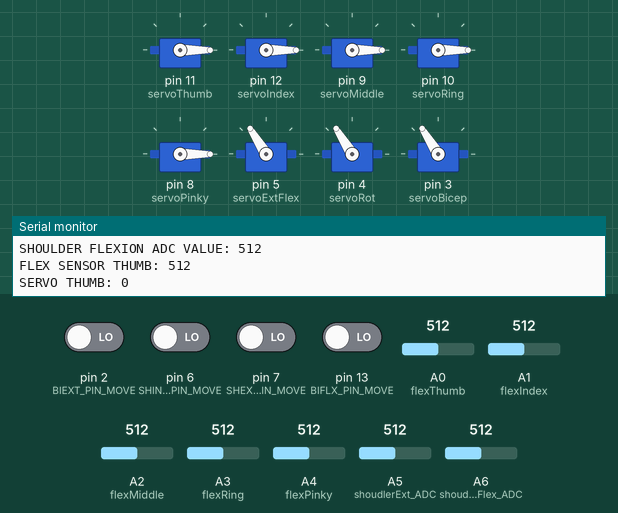
This sketch was run on a simulated Arduino Nano, built with avr-gcc and run on an emulated ATmega328P. Shown: 8 × servo, the last lines printed to the serial monitor. Inputs (shaded band) come from the test bench; at power-on: pin 2 (BIEXT_PIN_MOVE), pin 6 (SHINTERNAL_PIN_MOVE), pin 7 (SHEXTERNAL_PIN_MOVE), pin 13 (BIFLX_PIN_MOVE) LOW, A1 (flexIndex) = 512, A3 (flexRing) = 512, A0 (flexThumb) = 512, A4 (flexPinky) = 512, A2 (flexMiddle) = 512, A5 (shoudlerExt_ADC) = 512, A6 (shoudlerFlex_ADC) = 512.

Above: at 1.2 s.
1.3 s: A1 (flexIndex) set to 716
At 2.6 s:
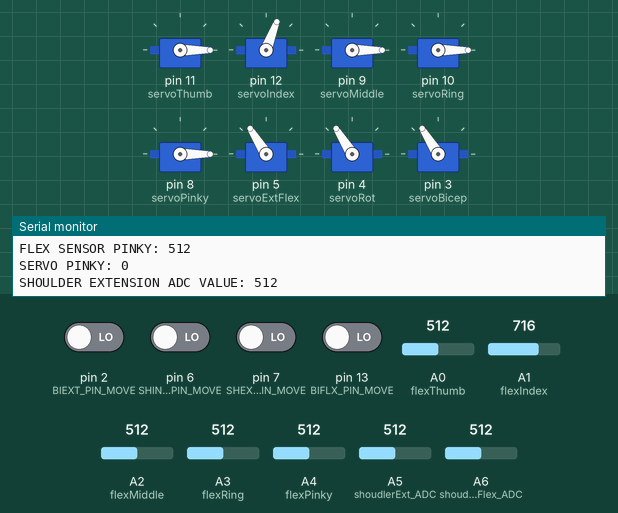
2.9 s: A3 (flexRing) set to 716
At 3.9 s:
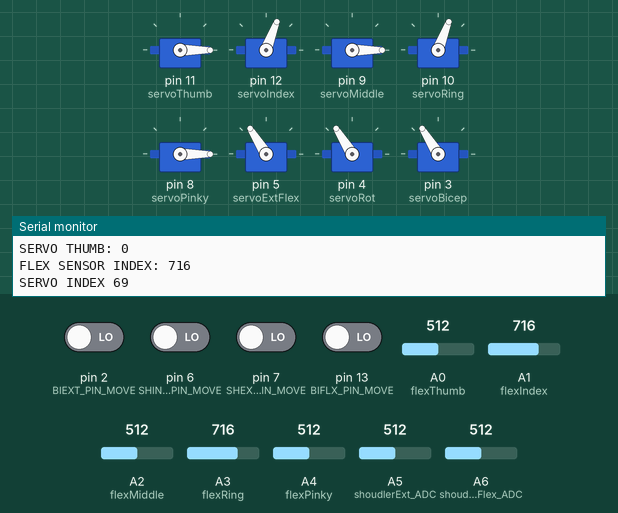
4.6 s: A0 (flexThumb) set to 860
At 5.4 s:
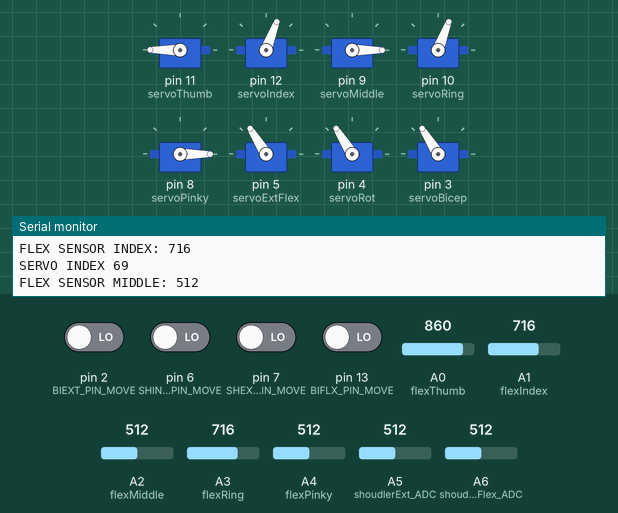
6.1 s: A4 (flexPinky) set to 716
At 7.3 s:
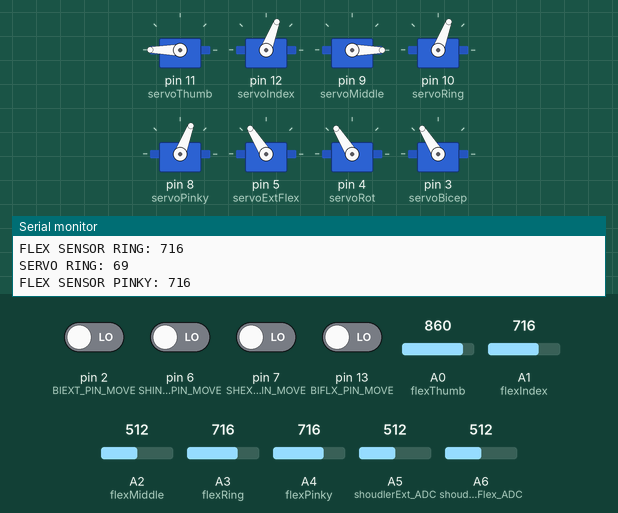
7.6 s: A2 (flexMiddle) set to 860
At 8.1 s:
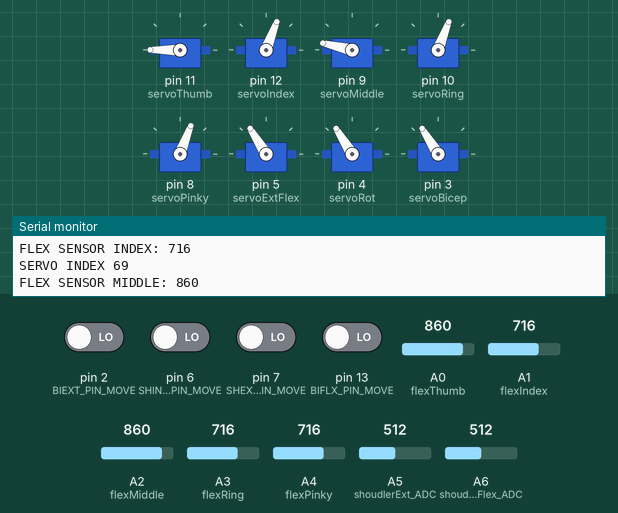
9.1 s: A5 (shoudlerExt_ADC) set to 834
12.1 s: A5 (shoudlerExt_ADC) set to 862
At 13.1 s:
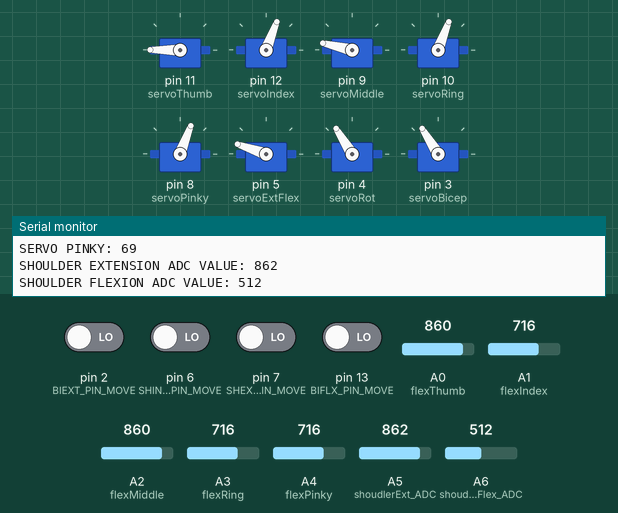
Timing chart, 0 to 14.6 s (numbered marks = the images above; inputs shaded):
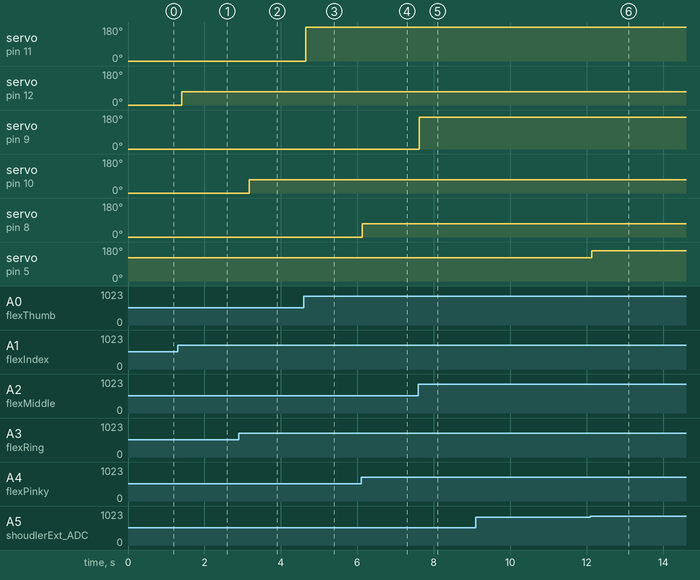

The sketch:

INMOOV_NANO_RUNNER.ino
```cpp
/*********************************************************************
 * **** INMOOV ON NANO 1 ****
 * Code is applied to INMOOV, an open source robot
 * and the movement of its right upper extremity.
 *
 * Code uses five flex sensors to control
 * five HS-422 servo motors at theta 0 - 180 deg.
 *
 * One soft potentiometer controls the wrist
 * with HS-422 servo motor at theta 0-180 deg.
 *
 * 4 modified servos control the upper arm by
 * a potentiometer stalling at 1800 milliseconds
 * using various components for motion in -+THETA:
 *
 * Two Myoware EMG sensors control the shoulder rotation
 * internally and externally with HS-805BB modified
 * continuous rotation at theta (-360, +360).
 *
 * Shoulder Flexion and Extension are controled by
 * two push buttons for theta in negative and positive direction.
 *
 * Shoudler Abbduction and Adduction are
 * controlled by a on board potentiometer located on motor.
 *
 * Bicep is controled by two push buttons for
 * theta in negative and positive direction.
 *
 * Battery used was 7.2v @3000mAh pwoering both MCU and servos.
 * 1 Arduino Nano powerd by battery and 5v for data transmission.
 *
 * x2 RJ45 cables where used for data transmission between control glove
 * and robot where two seperate lines running common and VCC.
 *
 * Code written by: Samuel Nessenthaler
 * Date: 12-15-18
 ********************************************************************/
#include <Servo.h>

/** EMG SENSOR LIMITS FOR MOTION ACTIVATION*/
#define SHOULDER_EXT_THRESHOLD 850
#define SHOULDER_FLX_THRESHOLD 850
/** BICEP PINS FOR MOTION */
#define BIFLX_PIN_MOVE 13
#define BIEXT_PIN_MOVE 2
/** SHOULDER PINS FOR MOTION */
#define SHINTERNAL_PIN_MOVE 6
#define SHEXTERNAL_PIN_MOVE 7

Servo servoThumb;
Servo servoIndex;
Servo servoMiddle;
Servo servoRing;
Servo servoPinky;
Servo servoBicep;
Servo servoExtFlex;
Servo servoRot;
//Servo servoABAD;

/** ASSIGN ANALOG PINS */
const int flexThumb = A0;
const int flexIndex = A1;
const int flexMiddle = A2;
const int flexRing = A3;
const int flexPinky = A4;
//Servo servoWrist;
//const int softPotPin = A7;
const int shoudlerExt_ADC = A5;
const int shoudlerFlex_ADC = A6;

void setup()
{
  Serial.begin(9600);
  /** SERVO: FINGERS */
  servoThumb.attach(11);
  servoIndex.attach(12);
  servoMiddle.attach(9);
  servoRing.attach(10);
  servoPinky.attach(8);
  //servoWrist.attach(13);

 /** FOR CONTINUOUS MOTION OF MODIFIED SERVO
  * STALL POINT IS AT 1800 milliSeconds
  * ( 1300 < MID_POINT < 2500 ) */
  servoExtFlex.attach(5);
  servoRot.attach(4);
  servoBicep.attach(3);

  /** BICEP: EXTENSION & FLEXION PIN ASSIGNMENT AND INITIAL MOVEMENT */
  servoBicep.writeMicroseconds(1800);
  pinMode(BIFLX_PIN_MOVE, INPUT);
  pinMode(BIEXT_PIN_MOVE, INPUT);

  /** SHOULDER: ROTATION INTERNAL/ EXTERNAL @MIDPOINT */
  servoRot.writeMicroseconds(1800);
  pinMode(SHINTERNAL_PIN_MOVE, INPUT);
  pinMode(SHEXTERNAL_PIN_MOVE, INPUT
  );

  /** SHOULDER: ABBDUCTION/ ADDUCTION @MIDPOINT*/
  //servoABAD.writeMicroseconds(1800);
}

void loop()
{
  /** ANALOG PIN TO READ ADC VALUE */
  int flexPositionT = analogRead(flexThumb);
  int flexPositionI = analogRead(flexIndex);
  int flexPositionM = analogRead(flexMiddle);
  int flexPositionR = analogRead(flexRing);
  int flexPositionP = analogRead(flexPinky);
  //int softPotWrist = analogRead(softPotPin);
  int shoudlerEx_ADC = analogRead(shoudlerExt_ADC);
  int shoudlerFx_ADC = analogRead(shoudlerFlex_ADC);

  /** ADC VALUES FROM 0-1023 CONVERTING TO 0-180 FOR SERVO OBJECTS */
  int servoPositionT = map(flexPositionT, 700, 850, 0, 180);
      servoPositionT = constrain(servoPositionT, 0, 180);
  int servoPositionI = map(flexPositionI, 600, 900, 0, 180);
      servoPositionI = constrain(servoPositionI, 0, 180);
  int servoPositionM = map(flexPositionM, 730, 870, 0, 180);
      servoPositionM = constrain(servoPositionM, 0, 180);
  int servoPositionR = map(flexPositionR, 600, 900, 0, 180);
      servoPositionR = constrain(servoPositionR, 0, 180);
  int servoPositionP = map(flexPositionP, 600, 900, 0, 180);
      servoPositionP = constrain(servoPositionP, 0, 180);
  //int softPotPositionW = map(softPotWrist, 0, 1023, 0, 180);
  //  softPotPositionW = constrain(softPotPositionW, 0, 180);

  /** SERVOS WIRTE GIVING ADC VALUE TO MOVE THETA 0-180 */
  servoThumb.write(servoPositionT);
  servoIndex.write(servoPositionI);
  servoMiddle.write(servoPositionM);
  servoRing.write(servoPositionR);
  servoPinky.write(servoPositionP);
  //servoWrist.write(softPotPositionW);

/** Servo for upper arm are continuous rotation at ( 1300 < midPoint@1800 < 2500 )
 *  Onboard potentiometer is part of a servo hack to modify continuous
 *    rotation of theta in both positive and negative direction where midpoint is set.
 *  - BICEP and TRICEP, SHOULDER ROTATION at INTERNAL/EXTERNAL
 *    are opposing movements using pushbuttons.
 *  - SHOULDER EXTENSION/ FLEXION  are opposing movements are controlled by EMG sensors.
 *    uses onboard potentiometer where its set at 1800
 *    All three servos are set at a STALL POSITION
 *    using potentiometer (1800 milliSec). Two buttons when pressed will rotate at max
 *    speed in either theata negative or theat positve direction respectfully.
 */
  /** SHOULDER EXTENSION AND FLEXION */
  if (shoudlerEx_ADC > SHOULDER_EXT_THRESHOLD){ servoExtFlex.writeMicroseconds(2200); }
  else if (shoudlerFx_ADC > SHOULDER_FLX_THRESHOLD){ servoExtFlex.writeMicroseconds(1300); }
  else  { servoExtFlex.writeMicroseconds(1800); }

  /** BICEP EXTENSION AND FLEXION */
    if ( digitalRead(BIFLX_PIN_MOVE) == HIGH)
       { servoBicep.writeMicroseconds(2200);  }
    else if ( digitalRead(BIEXT_PIN_MOVE) == HIGH)
       { servoBicep.writeMicroseconds(1300);  }
    else { servoBicep.writeMicroseconds(1800); }

  /** SHOULDER ROTATION - INTERNAL AND EXTERNAL */
    if ( digitalRead(SHINTERNAL_PIN_MOVE) == HIGH)
       { servoBicep.writeMicroseconds(2200);  }
    else if ( digitalRead(SHEXTERNAL_PIN_MOVE) == HIGH)
       { servoBicep.writeMicroseconds(1300);  }
    else { servoBicep.writeMicroseconds(1800); }
  //servoABAD.writeMicroseconds(1800);

  /** TERMINAL OUTPUT */
  Serial.print("FLEX SENSOR THUMB: ");
     Serial.print(flexPositionT);
      Serial.print("\nSERVO THUMB: ");
       Serial.println(servoPositionT);
        Serial.println("\n\n");
    Serial.print("FLEX SENSOR INDEX: ");
     Serial.print(flexPositionI);
      Serial.print("\nSERVO INDEX ");
       Serial.println(servoPositionI);
        Serial.println("\n\n");
    Serial.print("FLEX SENSOR MIDDLE: ");
     Serial.print(flexPositionM);
      Serial.print("\nSERVO MIDDLE: ");
       Serial.println(servoPositionM);
        Serial.println("\n\n");
    Serial.print("FLEX SENSOR RING: ");
     Serial.print(flexPositionR);
      Serial.print("\nSERVO RING: ");
       Serial.println(servoPositionR);
        Serial.println("\n\n");
    Serial.print("FLEX SENSOR PINKY: ");
     Serial.print(flexPositionP);
      Serial.print("\nSERVO PINKY: ");
       Serial.println(servoPositionP);
        Serial.println("\n\n");
 /*Serial.print("SOFT POT WRIST: ");
      Serial.print(softPotWrist);
        Serial.print("\nSERVO WRIST: ");
          Serial.println(softPotPositionW);
            Serial.print("\n\n"); */
   Serial.print("SHOULDER EXTENSION ADC VALUE: ");
    Serial.println(shoudlerEx_ADC);
      Serial.print("SHOULDER FLEXION ADC VALUE: ");
       Serial.println(shoudlerFx_ADC);

}
/** END */
```

Measured:
- the behaviour switches between 850 and 851 on A5 (shoudlerExt_ADC) (found by bisection; images 5 and 6)
- after the input at 1.3 s, servo on pin 12 (servoIndex): 0° → 69° after 0.10 s
- after the input at 2.9 s, servo on pin 10 (servoRing): 0° → 69° after 0.27 s
- after the input at 4.6 s, servo on pin 11 (servoThumb): 0° → 180° after 0.05 s
- after the input at 6.1 s, servo on pin 8 (servoPinky): 0° → 69° at once
- after the input at 7.6 s, servo on pin 9 (servoMiddle): 0° → 167° at once
- after the input at 12.1 s, servo on pin 5 (servoExtFlex): 122° → 161° at once
